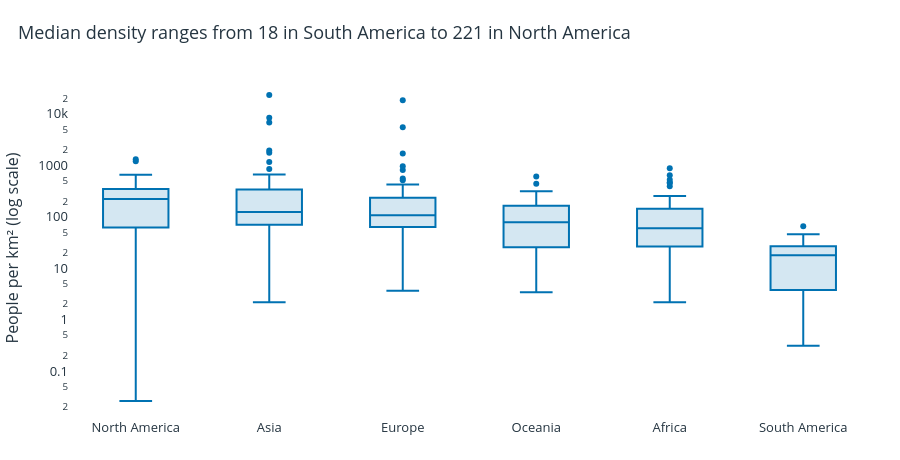

Notebook code for this chart:
### Markdown cell above
A box plot shows the median and middle half of the country or territory densities in each continent. Each entry counts once. North America has the highest median (221 people/km²), while South America has the lowest (18).

### Code cell
med = df.groupby('Continent').Density.median().sort_values(ascending=False)
fig = px.box(df, x='Continent', y='Density', points='outliers', hover_name='Country',
             category_orders={'Continent':med.index.tolist()}, log_y=True,
             labels={'Density':'People per km² (log scale)'})
fig.update_traces(marker_color=blue, fillcolor='rgba(0,114,178,.17)', quartilemethod='linear')
fig.update_xaxes(title=None)
style(fig, 'Median density ranges from 18 in South America to 221 in North America').show()

### Figure 1 — Plotly figure (JSON) as saved in the notebook; plotly's stock layout.template omitted (floating-point values rounded to 4 significant figures; data arrays with more than 128 entries replaced by an {"elided": "..."} marker saying what was removed)
{"data": [{"alignmentgroup": "True", "boxpoints": "outliers", "fillcolor": "rgba(0,114,178,.17)", "hovertemplate": "<b>%{hovertext}</b><br><br>Continent=%{x}<br>People per km² (log scale)=%{y}<extra></extra>", "hovertext": {"elided": "234 str values"}, "legendgroup": "", "marker": {"color": "#0072B2"}, "name": "", "notched": false, "offsetgroup": "", "orientation": "v", "quartilemethod": "linear", "showlegend": false, "type": "box", "x": {"elided": "234 str values"}, "x0": " ", "xaxis": "x", "y": {"elided": "234 float values"}, "y0": " ", "yaxis": "y"}], "layout": {"boxmode": "group", "font": {"color": "#253541", "size": 13}, "height": 460, "legend": {"title": {"text": ""}, "tracegroupgap": 0}, "margin": {"b": 42, "l": 25, "r": 30, "t": 78}, "title": {"text": "Median density ranges from 18 in South America to 221 in North America", "x": 0.02}, "xaxis": {"anchor": "y", "categoryarray": ["North America", "Asia", "Europe", "Oceania", "Africa", "South America"], "categoryorder": "array", "domain": [0.0, 1.0], "showgrid": false, "title": {}, "zeroline": false}, "yaxis": {"anchor": "x", "domain": [0.0, 1.0], "showgrid": false, "title": {"text": "People per km² (log scale)"}, "type": "log", "zeroline": false}}}
